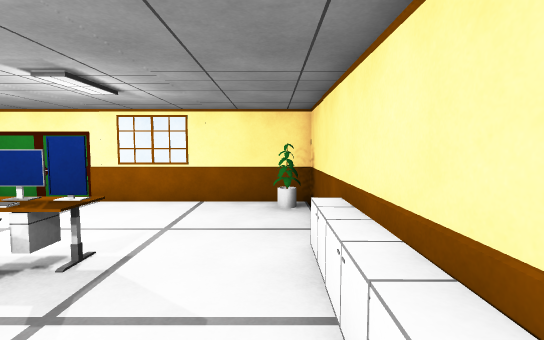
View 1 (above)

16 first-person views from a walk through a scene from a Unity 3-D project. The camera is 1.5 m above the floor, tilts 4° down and sees 85° across. The floor is counted in squares, 1 m on a side. Each view is taken from the middle of a square. On the plan, view 1 faces up. The plan holds only what a view shows up to about 15 squares ahead; the rest is blank. The player is left out.

View 2
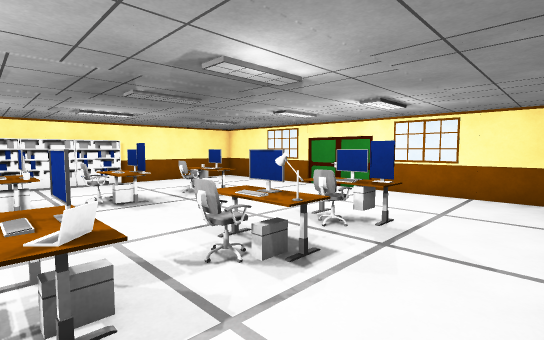

View 3
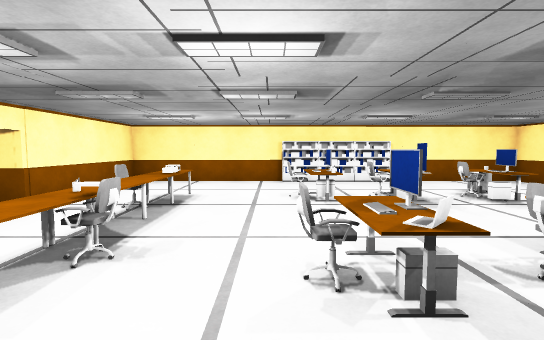

View 4
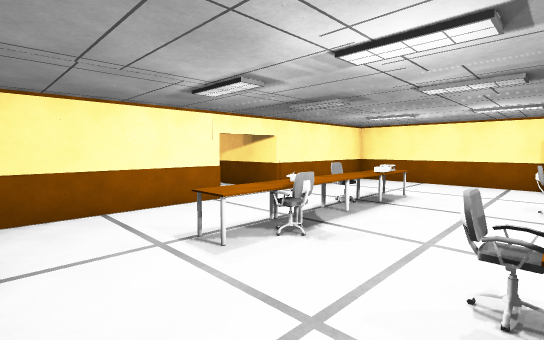

View 5
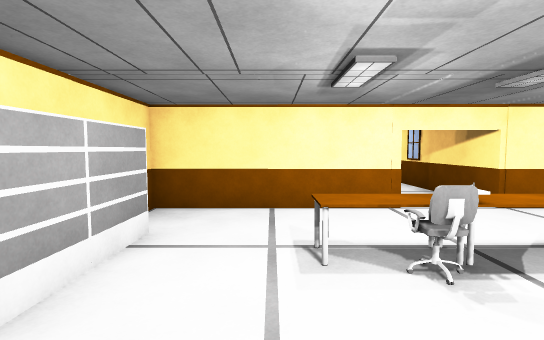

View 6
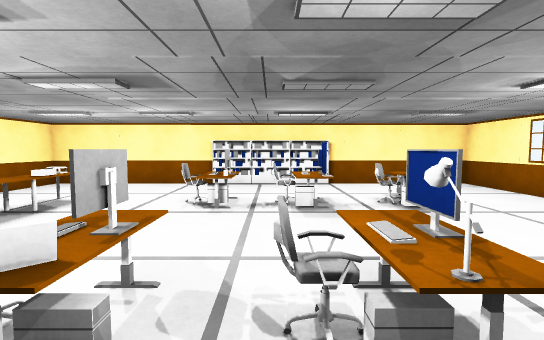

View 7
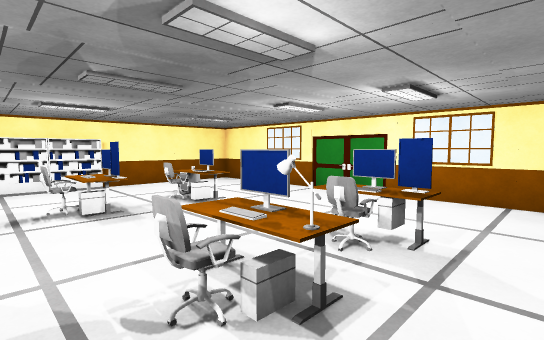

View 8
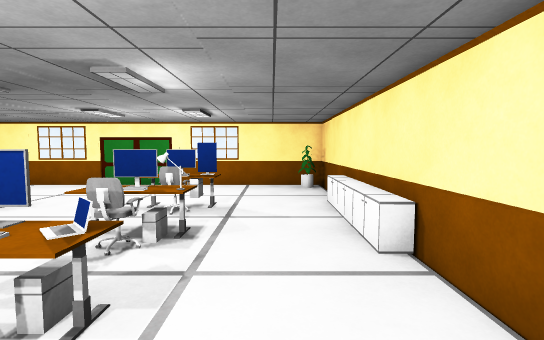

View 9
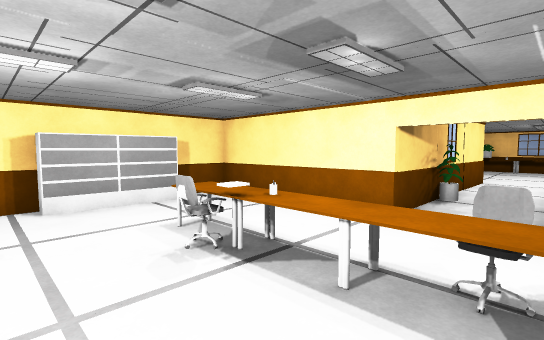

View 10
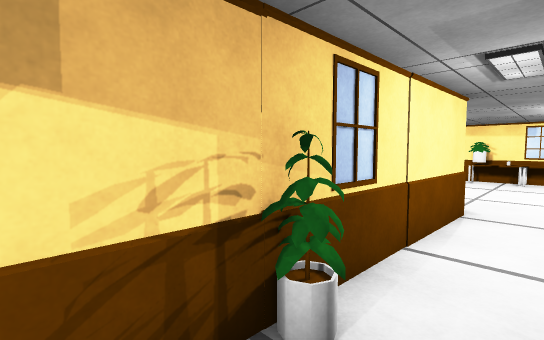

View 11
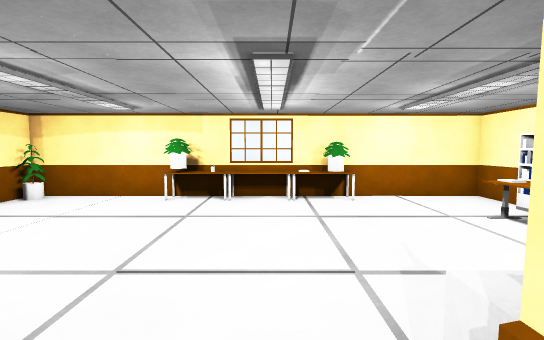

View 12
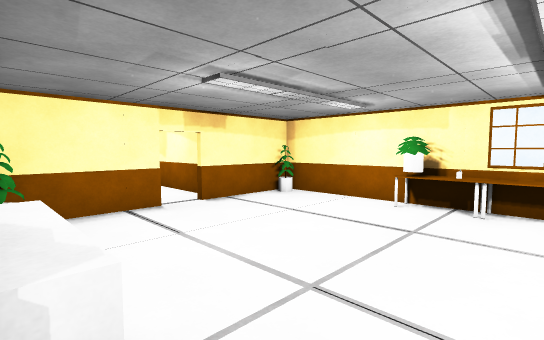

View 13
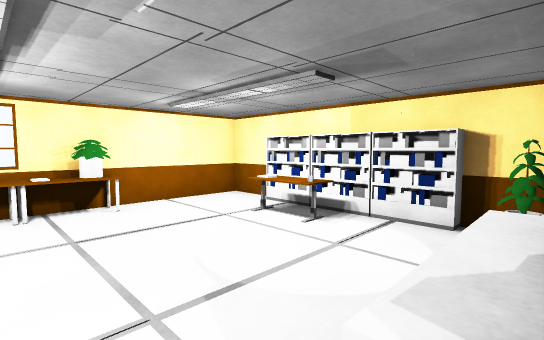

View 14
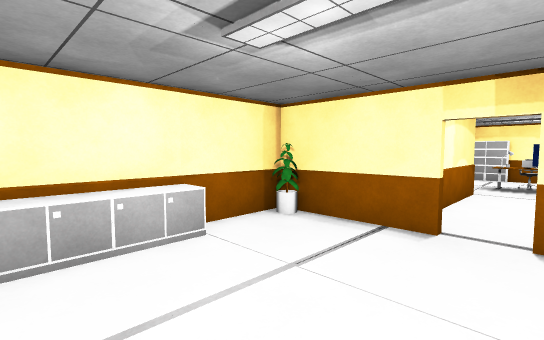

View 15
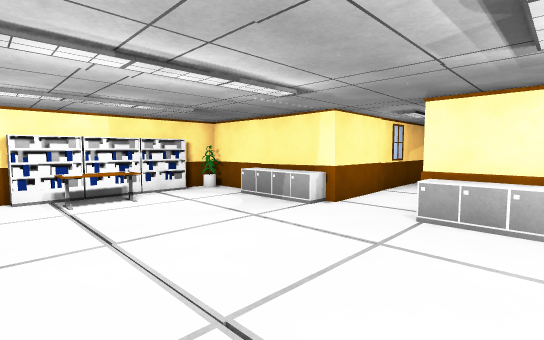

View 16
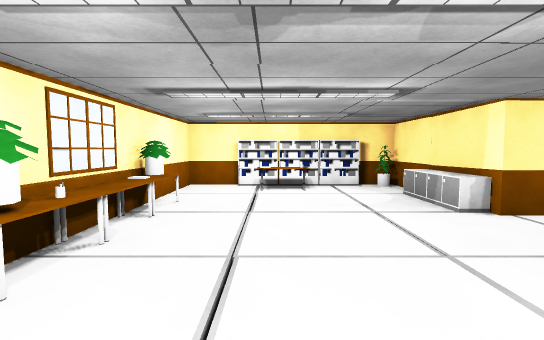

### Floor plan
Points are (right, up) in squares from view 1. A wall is a line through its corners. A room is listed if a view was taken in it or the views show most of it. See-through windows are left out.
Room 1 (views 1, 2, 3, 4, 5, 6, 7, 8, 9, 10, 11, 12, 13)
walls: (1.1, -4.1) (1.1, 0.5); (-14, -2.5) (-14, -9.5) (-7.9, -9.6) (-7.7, -18.8); (1.1, 2.4) (1.1, 8.5) (-14.2, 8.5) (-14.1, 2.5); (-5.3, -18.8) (-5.3, -9.6) (1.1, -9.6) (1.1, -7.6)
ways out: opening at (-6.5, -19.5) to room 2
objects: shelf (-14, -2); shelf (-14, 0); shelf (-14, 2); cabinet (-11, 5); other object (-10, -6); chair (-10, -2); other object (-10, -1); monitor (-10, 1); chair (-10, 3) to (-9, 3); other object (-10, 4); printer (-9, -6); other object (-9, -2); other object (-9, -1); chair (-9, 0); other object (-9, 1); monitor (-9, 4); chair (-8, -7) to (-7, -7); other object (-8, -6); other object (-8, -2) to (-8, -1); monitor (-8, 1); other object (-8, 4); other object (-7, -6); other object (-6, -13); other object (-6, -6); other object (-5, -6); other object (-4, -6); chair (-4, -5); keyboard (-4, -2) to (-3, -2); monitor (-4, -1); keyboard (-4, 1) to (-3, 1); other object (-4, 2) to (-3, 2); chair (-4, 3) to (-3, 3); monitor (-4, 4); other object (-3, -6); chair (-3, -3); laptop (-3, -1); chair (-3, 0); monitor (-3, 4); shelf (0, -7) to (1, -6); shelf (0, -5) to (1, -4); other object (0, 8); cabinet (1, 1); cabinet (1, 2); cabinet (1, 4)
Room 2 (views 14, 15, 16)
walls: (-4.4, -18.8) (-5.3, -18.8); (-7.7, -18.8) (-8.4, -18.8); (-10.3, -18.8) (-13.6, -18.8) (-13.6, -20.5); (0.6, -22.5) (0.6, -18.8) (-2.6, -18.8); (1.9, -24.3) (4.9, -24.4); (-13.7, -25.4) (-13.7, -27.5) (0.7, -27.5) (0.7, -23.6); (6.8, -21.8) (3.2, -21.8)
ways out: opening at (-6.5, -19.5) to room 1; opening at (7, -23)
objects: shelf (-13, -25) to (-13, -24); shelf (-13, -23) to (-13, -22); shelf (-13, -21) to (-13, -20); other object (-13, -19); other object (-12, -24); other object (-12, -23); cabinet (-10, -19); other object (-9, -27); cabinet (-9, -19); other object (-8, -27); other object (-7, -27); other object (-6, -27); other object (-5, -27); other object (-4, -27); cabinet (-4, -19); cabinet (-3, -19); other object (0, -27); other object (0, -19)

Where each view was taken, in squares from view 1:
view 1: 0 up, 0 right, facing up
view 2: 2 down, 0 right, facing up-left
view 3: 3 down, 0 right, facing left
view 4: 2 down, 0 right, facing down-left
view 5: 2 down, 2 left, facing down
view 6: 0 up, 1 left, facing left
view 7: 1 down, 1 left, facing up-left
view 8: 4 down, 1 left, facing up
view 9: 3 down, 8 left, facing down-right
view 10: 11 down, 7 left, facing down-right
view 11: 18 down, 7 left, facing down
view 12: 19 down, 7 left, facing down-right
view 13: 19 down, 7 left, facing down-left
view 14: 24 down, 5 left, facing up-right
view 15: 26 down, 3 left, facing up-left
view 16: 24 down, 1 left, facing left
